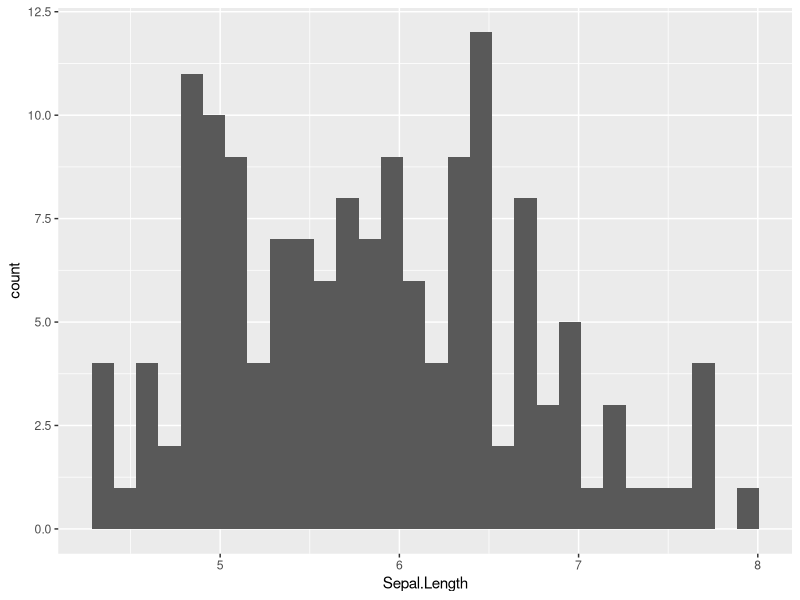
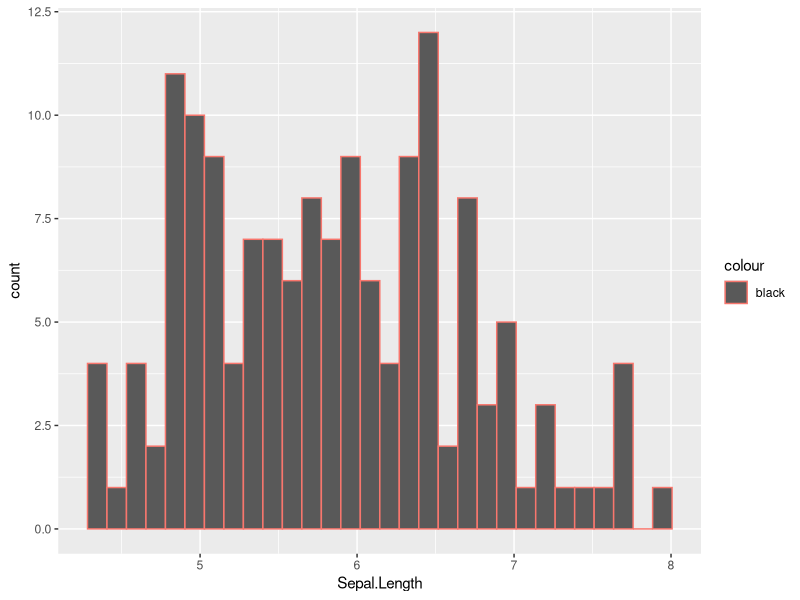
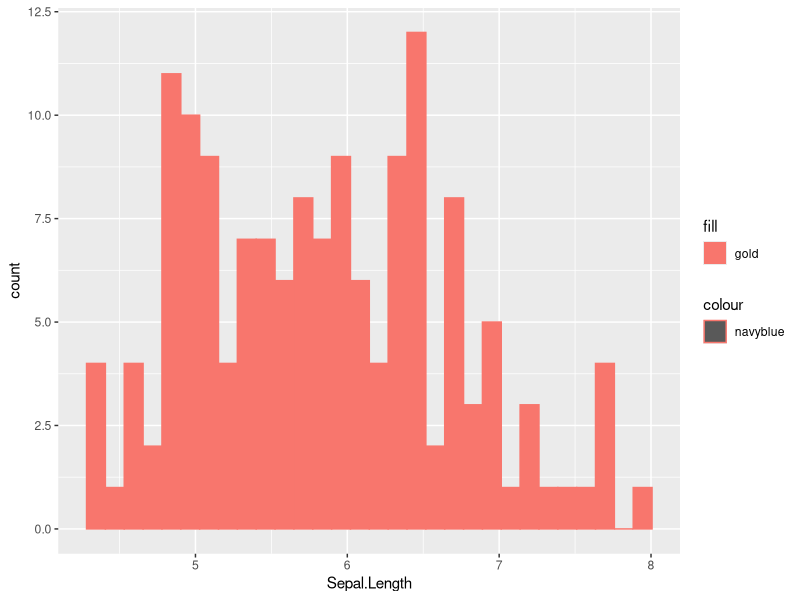
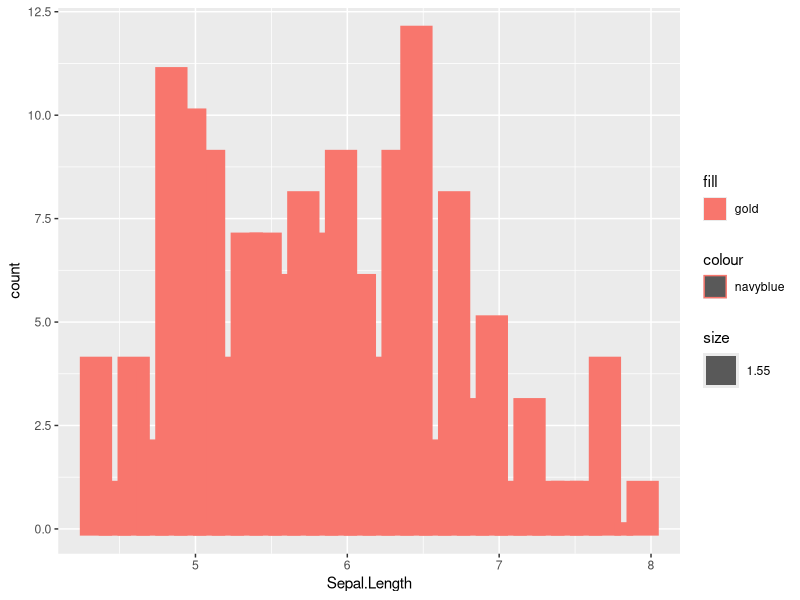
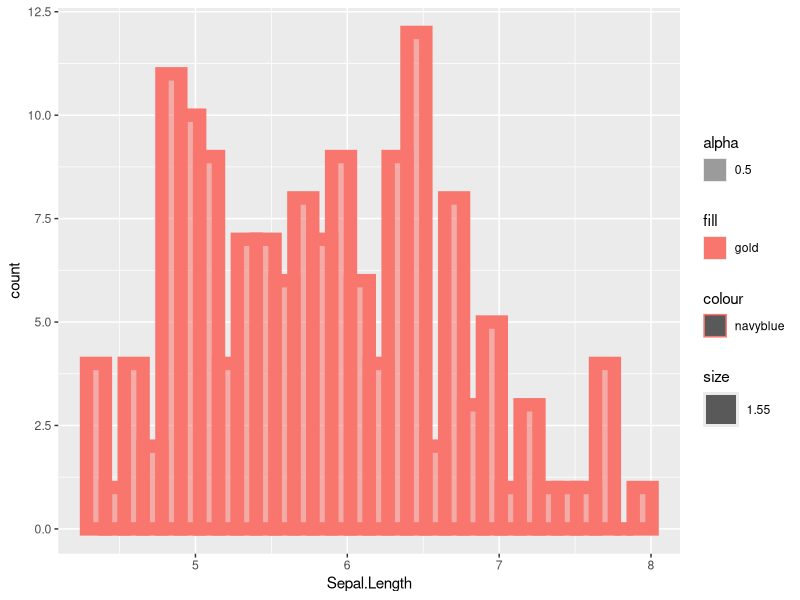
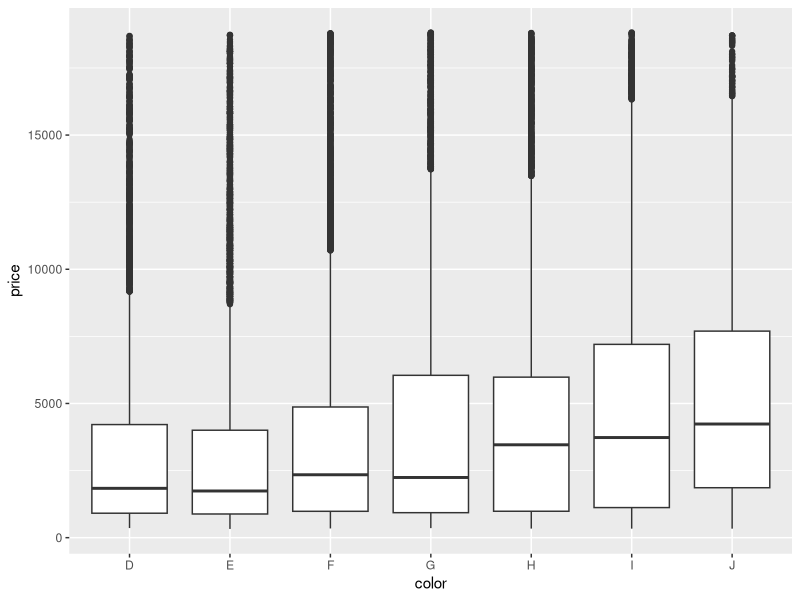
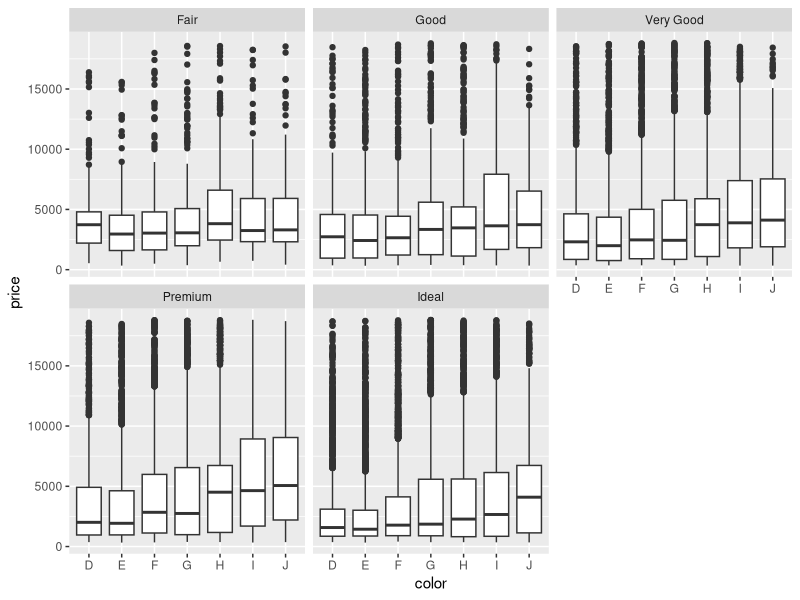
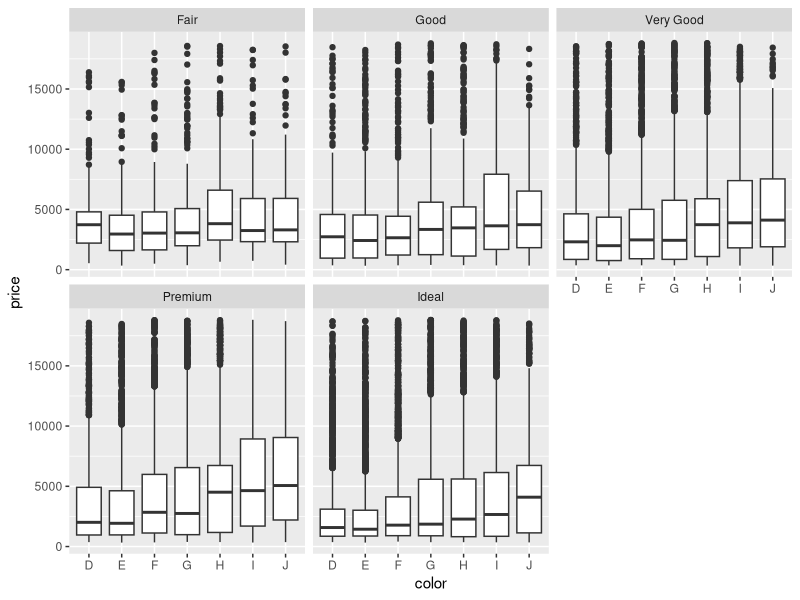

Generate these figures, in order, with R:
## ---- chunk 1
knitr::opts_chunk$set(echo = TRUE)
## ---- chunk 2
library(tidyverse)
## ---- chunk 3
### r = language to use, solution_01 means the name for the chunk
## your code here
library(ggplot2)
ggplot(data = iris) +
  geom_histogram(aes(x = Sepal.Length, binwidth = 6))
## ---- chunk 4
### your code here
library(ggplot2)
ggplot(data = iris) +
  geom_histogram(aes(x = Sepal.Length, color = "black"))
## ---- chunk 5
### your code here
library(ggplot2)
ggplot(data = iris) +
  geom_histogram(aes(x = Sepal.Length, color = "navyblue", fill = "gold"))
## ---- chunk 6
### your code here
library(ggplot2)
ggplot(data = iris) +
  geom_histogram(aes(x = Sepal.Length, color = "navyblue", fill = "gold", size = 1.55))
## ---- chunk 7
### your code here
library(ggplot2)
ggplot(data = iris) +
  geom_histogram(aes(x = Sepal.Length, color = "navyblue", fill = "gold", size = 1.55, alpha = 0.5))
## ---- chunk 8
### your code here
library(ggplot2)
glimpse(diamonds)
## ---- chunk 9
### your code here
library(ggplot2)
x = diamonds["color"]
y = "price"
ggplot(diamonds, aes(x = color, y = price)) + geom_boxplot()
## ---- chunk 10
### your code here
library(ggplot2)
x = diamonds["color"]
y = diamonds["price"]
ggplot(diamonds, aes(x = color, y = price)) + geom_boxplot() + facet_wrap(~cut)
## ---- chunk 11
### your code here
library(ggplot2)
x = diamonds["color"]
y = diamonds["price"]
ggplot(diamonds, aes(x = color, y = price)) + geom_boxplot() + facet_wrap(~cut)
## ---- chunk 12
### your code here
## ---- chunk 13
### your code here
## ---- chunk 14
### your code here
## ---- chunk 15
### your code here
## ---- chunk 16
### your code here
## ---- chunk 17
### your code here
## ---- chunk 18
### your code here
## ---- chunk 19
### your code here
## ---- chunk 20
### your code here
## ---- chunk 21
### your code here
